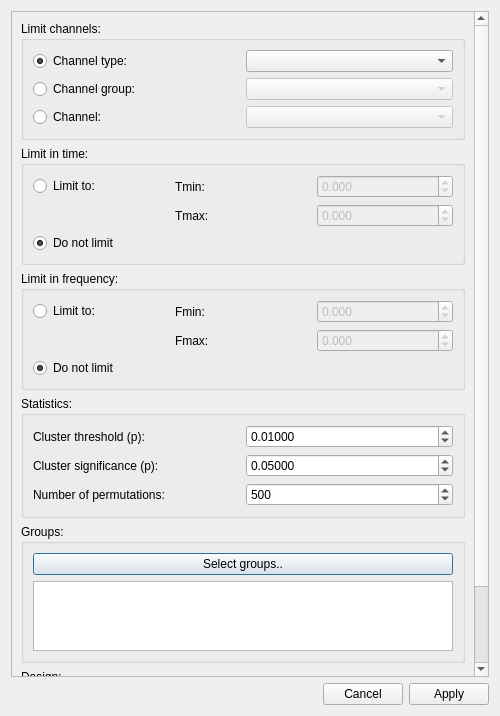
<?xml version="1.0" encoding="UTF-8"?>
<ui version="4.0">
 <class>permutationTestDialog</class>
 <widget class="QDialog" name="permutationTestDialog">
  <property name="geometry">
   <rect>
    <x>0</x>
    <y>0</y>
    <width>500</width>
    <height>716</height>
   </rect>
  </property>
  <property name="windowTitle">
   <string>Meggie - Permutation tests</string>
  </property>
  <layout class="QGridLayout" name="gridLayout">
   <item row="0" column="0">
    <widget class="QScrollArea" name="scrollArea">
     <property name="minimumSize">
      <size>
       <width>0</width>
       <height>0</height>
      </size>
     </property>
     <property name="verticalScrollBarPolicy">
      <enum>Qt::ScrollBarAsNeeded</enum>
     </property>
     <property name="horizontalScrollBarPolicy">
      <enum>Qt::ScrollBarAsNeeded</enum>
     </property>
     <property name="sizeAdjustPolicy">
      <enum>QAbstractScrollArea::AdjustToContents</enum>
     </property>
     <property name="widgetResizable">
      <bool>true</bool>
     </property>
     <widget class="QWidget" name="scrollAreaWidgetContents">
      <property name="geometry">
       <rect>
        <x>0</x>
        <y>0</y>
        <width>466</width>
        <height>885</height>
       </rect>
      </property>
      <property name="minimumSize">
       <size>
        <width>0</width>
        <height>0</height>
       </size>
      </property>
      <layout class="QGridLayout" name="gridLayout_2">
       <item row="3" column="0">
        <widget class="QGroupBox" name="groupBoxStatistics">
         <property name="title">
          <string>Statistics:</string>
         </property>
         <layout class="QGridLayout" name="gridLayout_6">
          <item row="0" column="0">
           <widget class="QLabel" name="labelClusterThreshold">
            <property name="text">
             <string>Cluster threshold (p):</string>
            </property>
           </widget>
          </item>
          <item row="0" column="1">
           <widget class="QDoubleSpinBox" name="doubleSpinBoxClusterThreshold">
            <property name="decimals">
             <number>5</number>
            </property>
            <property name="maximum">
             <double>1.000000000000000</double>
            </property>
            <property name="singleStep">
             <double>0.001000000000000</double>
            </property>
            <property name="value">
             <double>0.010000000000000</double>
            </property>
           </widget>
          </item>
          <item row="2" column="1">
           <widget class="QSpinBox" name="spinBoxNPermutations">
            <property name="maximum">
             <number>1000000000</number>
            </property>
            <property name="singleStep">
             <number>100</number>
            </property>
            <property name="value">
             <number>500</number>
            </property>
           </widget>
          </item>
          <item row="2" column="0">
           <widget class="QLabel" name="labelNPermutations">
            <property name="text">
             <string>Number of permutations:</string>
            </property>
           </widget>
          </item>
          <item row="1" column="0">
           <widget class="QLabel" name="labelClusterSignificance">
            <property name="text">
             <string>Cluster significance (p):</string>
            </property>
           </widget>
          </item>
          <item row="1" column="1">
           <widget class="QDoubleSpinBox" name="doubleSpinBoxClusterSignificance">
            <property name="decimals">
             <number>5</number>
            </property>
            <property name="maximum">
             <double>1.000000000000000</double>
            </property>
            <property name="singleStep">
             <double>0.001000000000000</double>
            </property>
            <property name="value">
             <double>0.050000000000000</double>
            </property>
           </widget>
          </item>
         </layout>
        </widget>
       </item>
       <item row="0" column="0">
        <widget class="QGroupBox" name="groupBoxChannel">
         <property name="title">
          <string>Limit channels:</string>
         </property>
         <layout class="QGridLayout" name="gridLayout_3">
          <item row="2" column="1">
           <widget class="QComboBox" name="comboBoxChannelName">
            <property name="enabled">
             <bool>false</bool>
            </property>
           </widget>
          </item>
          <item row="0" column="0">
           <widget class="QRadioButton" name="radioButtonChannelType">
            <property name="text">
             <string>Channel type:</string>
            </property>
            <property name="checked">
             <bool>true</bool>
            </property>
           </widget>
          </item>
          <item row="0" column="1">
           <widget class="QComboBox" name="comboBoxChannelType"/>
          </item>
          <item row="2" column="0">
           <widget class="QRadioButton" name="radioButtonChannelName">
            <property name="text">
             <string>Channel:</string>
            </property>
           </widget>
          </item>
          <item row="1" column="0">
           <widget class="QRadioButton" name="radioButtonChannelGroup">
            <property name="text">
             <string>Channel group:</string>
            </property>
           </widget>
          </item>
          <item row="1" column="1">
           <widget class="QComboBox" name="comboBoxChannelGroup">
            <property name="enabled">
             <bool>false</bool>
            </property>
           </widget>
          </item>
         </layout>
        </widget>
       </item>
       <item row="2" column="0">
        <widget class="QGroupBox" name="groupBoxFrequency">
         <property name="title">
          <string>Limit in frequency:</string>
         </property>
         <layout class="QGridLayout" name="gridLayout_5">
          <item row="0" column="2">
           <widget class="QDoubleSpinBox" name="doubleSpinBoxFrequencyFmin">
            <property name="enabled">
             <bool>false</bool>
            </property>
            <property name="decimals">
             <number>3</number>
            </property>
            <property name="minimum">
             <double>-10000.000000000000000</double>
            </property>
            <property name="maximum">
             <double>10000.000000000000000</double>
            </property>
            <property name="singleStep">
             <double>0.100000000000000</double>
            </property>
           </widget>
          </item>
          <item row="0" column="0">
           <widget class="QRadioButton" name="radioButtonFrequencyEnabled">
            <property name="text">
             <string>Limit to:</string>
            </property>
           </widget>
          </item>
          <item row="0" column="1">
           <widget class="QLabel" name="labelFrequencyFmin">
            <property name="text">
             <string>Fmin:</string>
            </property>
           </widget>
          </item>
          <item row="1" column="1">
           <widget class="QLabel" name="labelFrequencyFmax">
            <property name="text">
             <string>Fmax:</string>
            </property>
           </widget>
          </item>
          <item row="2" column="0">
           <widget class="QRadioButton" name="radioButtonFrequencyDisabled">
            <property name="text">
             <string>Do not limit</string>
            </property>
            <property name="checked">
             <bool>true</bool>
            </property>
           </widget>
          </item>
          <item row="1" column="2">
           <widget class="QDoubleSpinBox" name="doubleSpinBoxFrequencyFmax">
            <property name="enabled">
             <bool>false</bool>
            </property>
            <property name="decimals">
             <number>3</number>
            </property>
            <property name="minimum">
             <double>-10000.000000000000000</double>
            </property>
            <property name="maximum">
             <double>10000.000000000000000</double>
            </property>
            <property name="singleStep">
             <double>0.100000000000000</double>
            </property>
           </widget>
          </item>
         </layout>
        </widget>
       </item>
       <item row="4" column="0">
        <widget class="QGroupBox" name="groupBoxGroups">
         <property name="title">
          <string>Groups:</string>
         </property>
         <layout class="QFormLayout" name="formLayout">
          <item row="0" column="0" colspan="2">
           <widget class="QPushButton" name="pushButtonGroups">
            <property name="text">
             <string>Select groups..</string>
            </property>
           </widget>
          </item>
          <item row="1" column="0" colspan="2">
           <widget class="QListWidget" name="listWidgetGroups"/>
          </item>
         </layout>
        </widget>
       </item>
       <item row="1" column="0">
        <widget class="QGroupBox" name="groupBoxTime">
         <property name="title">
          <string>Limit in time:</string>
         </property>
         <layout class="QGridLayout" name="gridLayout_4">
          <item row="0" column="2">
           <widget class="QDoubleSpinBox" name="doubleSpinBoxTimeTmin">
            <property name="enabled">
             <bool>false</bool>
            </property>
            <property name="decimals">
             <number>3</number>
            </property>
            <property name="minimum">
             <double>-10000.000000000000000</double>
            </property>
            <property name="maximum">
             <double>10000.000000000000000</double>
            </property>
            <property name="singleStep">
             <double>0.100000000000000</double>
            </property>
           </widget>
          </item>
          <item row="2" column="0">
           <widget class="QRadioButton" name="radioButtonTimeDisabled">
            <property name="text">
             <string>Do not limit</string>
            </property>
            <property name="checked">
             <bool>true</bool>
            </property>
           </widget>
          </item>
          <item row="0" column="0">
           <widget class="QRadioButton" name="radioButtonTimeEnabled">
            <property name="text">
             <string>Limit to:</string>
            </property>
           </widget>
          </item>
          <item row="0" column="1">
           <widget class="QLabel" name="labelTimeTmin">
            <property name="text">
             <string>Tmin:</string>
            </property>
           </widget>
          </item>
          <item row="1" column="1">
           <widget class="QLabel" name="labelTimeTmax">
            <property name="text">
             <string>Tmax:</string>
            </property>
           </widget>
          </item>
          <item row="1" column="2">
           <widget class="QDoubleSpinBox" name="doubleSpinBoxTimeTmax">
            <property name="enabled">
             <bool>false</bool>
            </property>
            <property name="decimals">
             <number>3</number>
            </property>
            <property name="minimum">
             <double>-10000.000000000000000</double>
            </property>
            <property name="maximum">
             <double>10000.000000000000000</double>
            </property>
            <property name="singleStep">
             <double>0.100000000000000</double>
            </property>
           </widget>
          </item>
         </layout>
        </widget>
       </item>
       <item row="6" column="0">
        <spacer name="verticalSpacer">
         <property name="orientation">
          <enum>Qt::Vertical</enum>
         </property>
         <property name="sizeHint" stdset="0">
          <size>
           <width>20</width>
           <height>40</height>
          </size>
         </property>
        </spacer>
       </item>
       <item row="5" column="0">
        <widget class="QGroupBox" name="groupBoxDesign">
         <property name="title">
          <string>Design:</string>
         </property>
         <layout class="QGridLayout" name="gridLayout_7">
          <item row="0" column="0">
           <widget class="QRadioButton" name="radioButtonWithinSubjects">
            <property name="text">
             <string>Within-subjects</string>
            </property>
            <property name="checked">
             <bool>true</bool>
            </property>
           </widget>
          </item>
          <item row="1" column="0">
           <widget class="QRadioButton" name="radioButtonBetweenSubjects">
            <property name="text">
             <string>Between-subjects</string>
            </property>
           </widget>
          </item>
         </layout>
        </widget>
       </item>
      </layout>
     </widget>
    </widget>
   </item>
   <item row="1" column="0">
    <layout class="QHBoxLayout" name="horizontalLayout">
     <item>
      <spacer name="horizontalSpacer">
       <property name="orientation">
        <enum>Qt::Horizontal</enum>
       </property>
       <property name="sizeHint" stdset="0">
        <size>
         <width>40</width>
         <height>20</height>
        </size>
       </property>
      </spacer>
     </item>
     <item>
      <widget class="QPushButton" name="pushButtonCancel">
       <property name="text">
        <string>Cancel</string>
       </property>
      </widget>
     </item>
     <item>
      <widget class="QPushButton" name="pushButtonApply">
       <property name="text">
        <string>Apply</string>
       </property>
      </widget>
     </item>
    </layout>
   </item>
  </layout>
 </widget>
 <resources/>
 <connections>
  <connection>
   <sender>pushButtonCancel</sender>
   <signal>clicked()</signal>
   <receiver>permutationTestDialog</receiver>
   <slot>reject()</slot>
   <hints>
    <hint type="sourcelabel">
     <x>403</x>
     <y>705</y>
    </hint>
    <hint type="destinationlabel">
     <x>18</x>
     <y>131</y>
    </hint>
   </hints>
  </connection>
  <connection>
   <sender>pushButtonApply</sender>
   <signal>clicked()</signal>
   <receiver>permutationTestDialog</receiver>
   <slot>accept()</slot>
   <hints>
    <hint type="sourcelabel">
     <x>489</x>
     <y>705</y>
    </hint>
    <hint type="destinationlabel">
     <x>47</x>
     <y>149</y>
    </hint>
   </hints>
  </connection>
  <connection>
   <sender>radioButtonFrequencyDisabled</sender>
   <signal>toggled(bool)</signal>
   <receiver>doubleSpinBoxFrequencyFmax</receiver>
   <slot>setDisabled(bool)</slot>
   <hints>
    <hint type="sourcelabel">
     <x>99</x>
     <y>434</y>
    </hint>
    <hint type="destinationlabel">
     <x>386</x>
     <y>401</y>
    </hint>
   </hints>
  </connection>
  <connection>
   <sender>radioButtonFrequencyDisabled</sender>
   <signal>toggled(bool)</signal>
   <receiver>doubleSpinBoxFrequencyFmin</receiver>
   <slot>setDisabled(bool)</slot>
   <hints>
    <hint type="sourcelabel">
     <x>99</x>
     <y>434</y>
    </hint>
    <hint type="destinationlabel">
     <x>386</x>
     <y>366</y>
    </hint>
   </hints>
  </connection>
  <connection>
   <sender>radioButtonTimeDisabled</sender>
   <signal>toggled(bool)</signal>
   <receiver>doubleSpinBoxTimeTmin</receiver>
   <slot>setDisabled(bool)</slot>
   <hints>
    <hint type="sourcelabel">
     <x>99</x>
     <y>285</y>
    </hint>
    <hint type="destinationlabel">
     <x>386</x>
     <y>217</y>
    </hint>
   </hints>
  </connection>
  <connection>
   <sender>radioButtonTimeDisabled</sender>
   <signal>toggled(bool)</signal>
   <receiver>doubleSpinBoxTimeTmax</receiver>
   <slot>setDisabled(bool)</slot>
   <hints>
    <hint type="sourcelabel">
     <x>99</x>
     <y>285</y>
    </hint>
    <hint type="destinationlabel">
     <x>386</x>
     <y>252</y>
    </hint>
   </hints>
  </connection>
  <connection>
   <sender>radioButtonChannelType</sender>
   <signal>toggled(bool)</signal>
   <receiver>comboBoxChannelGroup</receiver>
   <slot>setDisabled(bool)</slot>
   <hints>
    <hint type="sourcelabel">
     <x>135</x>
     <y>67</y>
    </hint>
    <hint type="destinationlabel">
     <x>350</x>
     <y>101</y>
    </hint>
   </hints>
  </connection>
  <connection>
   <sender>radioButtonChannelType</sender>
   <signal>toggled(bool)</signal>
   <receiver>comboBoxChannelName</receiver>
   <slot>setDisabled(bool)</slot>
   <hints>
    <hint type="sourcelabel">
     <x>135</x>
     <y>67</y>
    </hint>
    <hint type="destinationlabel">
     <x>350</x>
     <y>135</y>
    </hint>
   </hints>
  </connection>
  <connection>
   <sender>radioButtonChannelGroup</sender>
   <signal>toggled(bool)</signal>
   <receiver>comboBoxChannelType</receiver>
   <slot>setDisabled(bool)</slot>
   <hints>
    <hint type="sourcelabel">
     <x>135</x>
     <y>101</y>
    </hint>
    <hint type="destinationlabel">
     <x>350</x>
     <y>67</y>
    </hint>
   </hints>
  </connection>
  <connection>
   <sender>radioButtonChannelGroup</sender>
   <signal>toggled(bool)</signal>
   <receiver>comboBoxChannelName</receiver>
   <slot>setDisabled(bool)</slot>
   <hints>
    <hint type="sourcelabel">
     <x>135</x>
     <y>101</y>
    </hint>
    <hint type="destinationlabel">
     <x>350</x>
     <y>135</y>
    </hint>
   </hints>
  </connection>
  <connection>
   <sender>radioButtonChannelName</sender>
   <signal>toggled(bool)</signal>
   <receiver>comboBoxChannelGroup</receiver>
   <slot>setDisabled(bool)</slot>
   <hints>
    <hint type="sourcelabel">
     <x>135</x>
     <y>135</y>
    </hint>
    <hint type="destinationlabel">
     <x>350</x>
     <y>101</y>
    </hint>
   </hints>
  </connection>
  <connection>
   <sender>radioButtonChannelName</sender>
   <signal>toggled(bool)</signal>
   <receiver>comboBoxChannelType</receiver>
   <slot>setDisabled(bool)</slot>
   <hints>
    <hint type="sourcelabel">
     <x>135</x>
     <y>135</y>
    </hint>
    <hint type="destinationlabel">
     <x>350</x>
     <y>67</y>
    </hint>
   </hints>
  </connection>
 </connections>
 <slots>
  <slot>acceptBatch()</slot>
 </slots>
</ui>
